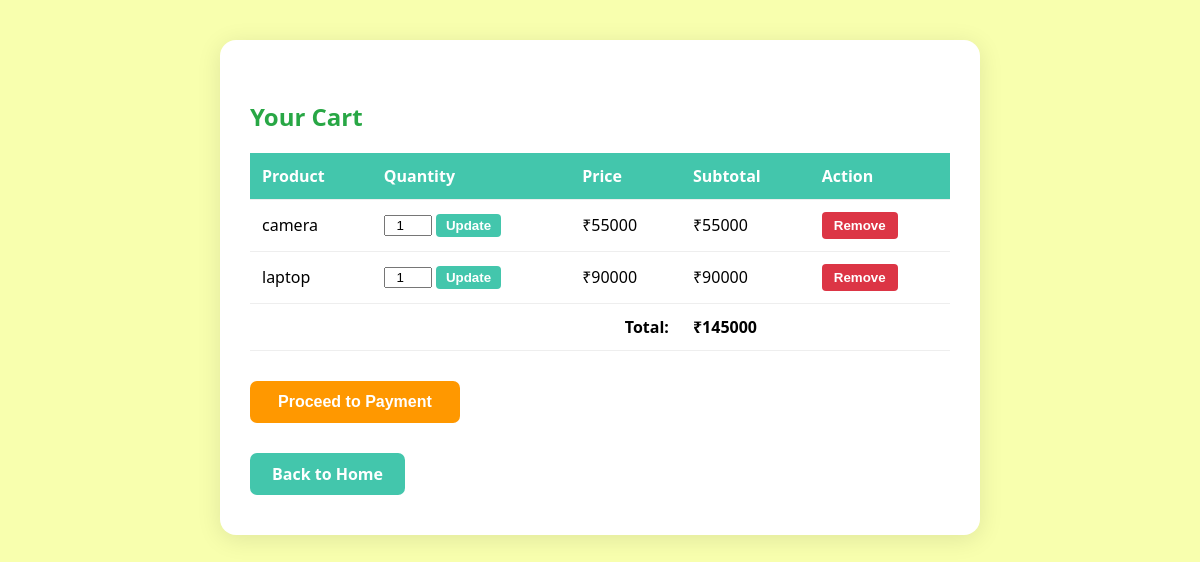
The app's page /cart/ (signed in) with its own data.
### Client_app/models.py (models this page shows, shortened)
class CartItem(models.Model):
    cart = models.ForeignKey(Cart, on_delete=models.CASCADE)
    product = models.ForeignKey(product, on_delete=models.CASCADE)
    quantity = models.PositiveIntegerField(default=1)

class product(models.Model):
    name=models.CharField(max_length=100,null=True)
    price=models.IntegerField(null=True)
    stock=models.IntegerField(null=True)
    product_image=models.ImageField(upload_to='media/',null=True)
    categ=models.ForeignKey('category', on_delete=models.CASCADE, null=True, related_name='products')
    description = models.TextField(null=True)

### Client_app/views.py (the view)
# urls.py: path('cart/', views.cart_view, name='cart'),
@login_required
def cart_view(request):
    cart, created = Cart.objects.get_or_create(user=request.user)
    items = CartItem.objects.filter(cart=cart)
    total = 0
    for item in items:
        item.subtotal = item.product.price * item.quantity
        total += item.subtotal
    return render(request, 'cart.html', {'items': items, 'total': total})

### Client_app/templates/cart.html (shortened to what this page needs)
<!DOCTYPE html>
<html lang="en">
<head>
</head>
<body>
    <div class="container">
        <h2>Your Cart</h2>
        {% if items %}
        <table>
            <tr>
                <th>Product</th>
                <th>Quantity</th>
                <th>Price</th>
                <th>Subtotal</th>
                <th>Action</th>
            </tr>
            {% for item in items %}
            <tr>
                <td>{{ item.product.name }}</td>
                <td>
                    <form method="post" action="{% url 'update_cart_quantity' item.id %}" class="qty-form">
                        <input type="number" name="qty" value="{{ item.quantity }}" min="1" class="qty-input">
                        <button type="submit" class="qty-btn">Update</button>
                    </form>
                </td>
                <td>₹{{ item.product.price }}</td>
                <td>₹{{ item.subtotal }}</td>
                <td>
                    <form method="post" action="{% url 'remove_from_cart' item.id %}" style="display:inline;">
                        <button type="submit" class="remove-btn">Remove</button>
                    </form>
                </td>
            </tr>
            {% endfor %}
            <tr>
                <td colspan="3" style="text-align:right;font-weight:bold;">Total:</td>
                <td style="font-weight:bold;">₹{{ total }}</td>
                <td></td>
            </tr>
        </table>
        <form method="post" action="{% url 'proceed_to_payment' %}">
            <button type="submit" class="proceed-btn">Proceed to Payment</button>
        </form>
        <a href="{% url 'home' %}" class="back-btn">Back to Home</a>
        {% else %}
        <div class="empty">Your cart is empty.</div>
        <a href="{% url 'home' %}" class="back-btn">Back to Home</a>
        {% endif %}
    </div>

### Client_app/templates/cart.html (style rules this page uses)
body { font-family: 'Segoe UI', Arial, sans-serif; background: #f8ffae; margin: 0; }
.container { max-width: 700px; margin: 40px auto; background: #fff; border-radius: 16px; box-shadow: 0 4px 24px rgba(0,0,0,0.10); padding: 40px 30px; }
h2 { color: #28a745; }
table { width: 100%; border-collapse: collapse; margin-top: 20px; }
th, td { padding: 12px; border-bottom: 1px solid #eee; text-align: left; }
th { background: #43c6ac; color: #fff; }
.back-btn { display: inline-block; margin-top: 30px; padding: 10px 22px; background: #43c6ac; color: #fff; border-radius: 7px; text-decoration: none; font-weight: bold; }
.remove-btn { background: #dc3545; color: #fff; border: none; border-radius: 4px; padding: 6px 12px; cursor: pointer; font-weight: bold; }
.qty-form { display: inline; }
.qty-input { width: 40px; text-align: center; }
.qty-btn { background: #43c6ac; color: #fff; border: none; border-radius: 4px; padding: 4px 10px; cursor: pointer; font-weight: bold; }
.proceed-btn { background: #ff9800; color: #fff; border: none; border-radius: 7px; padding: 12px 28px; font-size: 1rem; font-weight: bold; margin-top: 30px; cursor: pointer; }

### records on screen
CartItem: product.name "camera", qty "1", product.price "55000", subtotal "55000"
CartItem: product.name "laptop", qty "1", product.price "90000", subtotal "90000"

### other values on screen
{{ total }} "145000"
